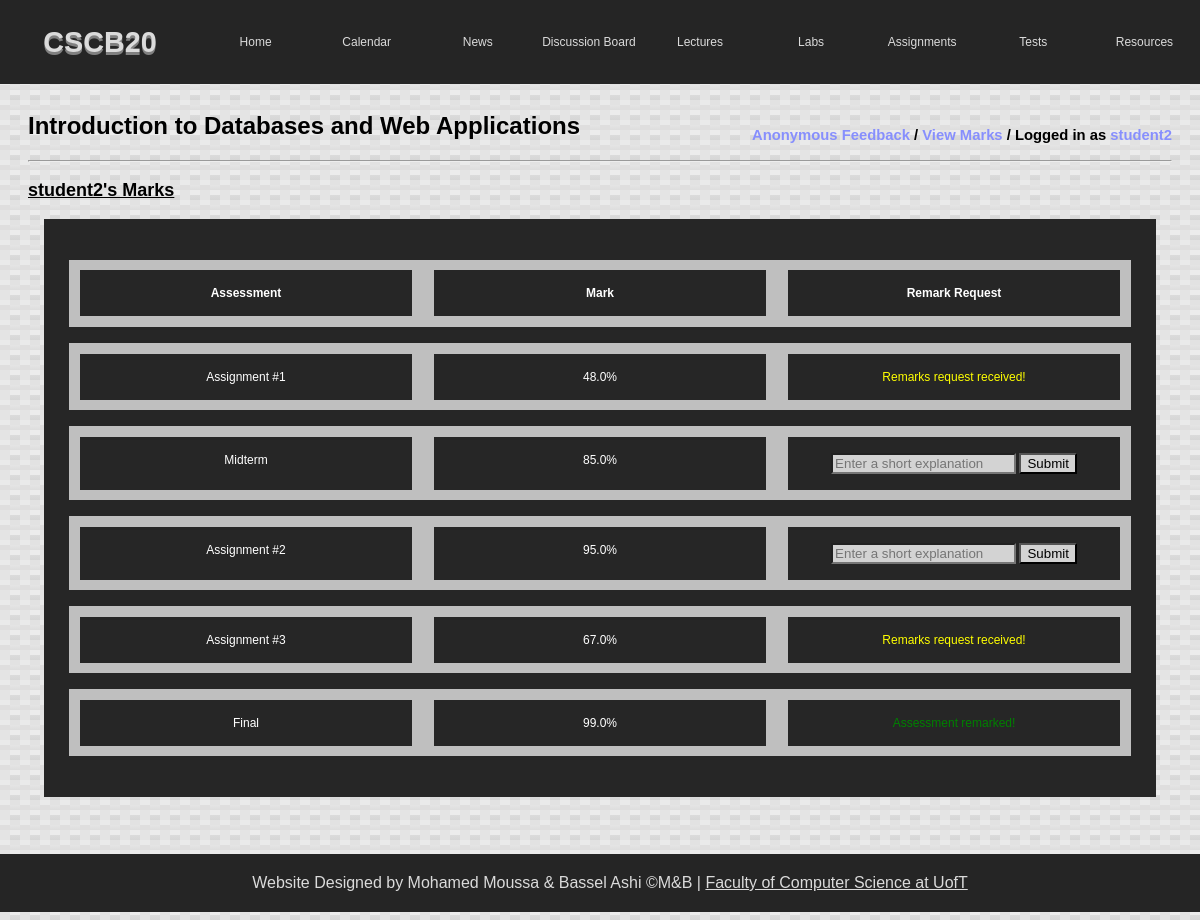
Page /mymarks (signed in) on the committed database.
### tables this page shows
CREATE TABLE "remarks" (
	"id"	INTEGER PRIMARY KEY AUTOINCREMENT,
	"mark_id"	INTEGER,
	"done"	INTEGER,
	"reason"	TEXT
);

CREATE TABLE "assessments" (
	"id"	INTEGER PRIMARY KEY AUTOINCREMENT,
	"title"	TEXT
);

CREATE TABLE "marks" (
	"id"	INTEGER PRIMARY KEY AUTOINCREMENT,
	"user_id"	INTEGER,
	"assessment_id"	INTEGER,
	"percentage"	REAL,
	FOREIGN KEY("user_id") REFERENCES "users"("id"),
	FOREIGN KEY("assessment_id") REFERENCES "assessments"("id")
);

### app.py (the view)
@app.route('/mymarks')
def mymarks():
    username = session.get('user')
    if username is None:
        return redirect('login')
    roleid = getRank(username)
    if roleid != '2':
        return redirect('index')
    userId = getUserId(username)
    marks = getMarks(userId)
    return render_template('mymarks.html', username=username, roleid=getRank(username), marks=marks)

### app.py (called while the page is built)
def get_db():
    db = getattr(g, '_database', None)
    if db is None:
        db = g._database = sqlite3.connect(DATABASE)
    return db

def query_db(query, args=(), one=False):
    cur = get_db().execute(query, args)
    rv = cur.fetchall()
    cur.close()
    return (rv[0] if rv else None) if one else rv

def make_dicts(cursor, row):
    return dict((cursor.description[idx][0], value)
                for idx, value in enumerate(row))

@app.teardown_appcontext
def close_connection(exception):
    db = getattr(g, '_database', None)
    if db is not None:
        db.close()

def getRank(username):
    db = get_db()
    db.row_factory = make_dicts
    user = query_db(
        "SELECT role_id FROM users WHERE username = ?", [username], one=True)
    return str(user['role_id'])

def getUserId(username):
    db = get_db()
    db.row_factory = make_dicts
    user = query_db(
        "SELECT id FROM users WHERE username = ?", [username], one=True)
    return str(user['id'])

def getMarks(user_id):
    db = get_db()
    db.row_factory = make_dicts
    marks = query_db(
        "SELECT m.id as mark_id, m.user_id, m.assessment_id, m.percentage, a.title, r.done FROM marks m LEFT JOIN assessments a on a.id = m.assessment_id LEFT JOIN remarks r on m.id = r.mark_id WHERE m.user_id = ?", [user_id], one=False)
    if len(marks) == 0:
        return None
    return marks

### templates/mymarks.html (shortened to what this page needs)
<!DOCTYPE html>
<html>
    <head>
        <link rel="stylesheet" type="text/css" href="{{ url_for('static',filename='styles/main.css') }}">
        <link rel="stylesheet" type="text/css" href="{{ url_for('static',filename='styles/mymarks.css') }}">
    </head>
    <body>
        <div class="header">
            <div class="logo">
                <h1>CSCB20</h1>
            </div>
            <div class="nav">
                <a class="nav-item" href="index">Home</a>
                <a class="nav-item" href="calendar">Calendar</a>
                <a class="nav-item" href="news">News</a>
                <a class="nav-item" href="https://piazza.com/class/k5l8ww7kz8l6f0">Discussion Board</a>
                <a class="nav-item" href="lectures">Lectures</a>
                <a class="nav-item" href="labs">Labs</a>
                <a class="nav-item" href="assignments">Assignments</a>
                <a class="nav-item" href="tests">Tests</a>
                <a class="nav-item" href="resources">Resources</a>
            </div>
        </div>
        <div class="pageContent">
            <div class="courseHeader">
                <h2>
                    Introduction to Databases and Web Applications
                    <p class="user">
                        {% if roleid == '2' %}
                        <a href="feedback">Anonymous Feedback</a>
                        /
                        <a href="mymarks">View Marks</a>
                        {% else %}
                        <a href="studentfeedback">Student Feedback</a>
                        /
                        <a href="studentmarks">Student Marks</a>
                        {% endif %}
                        /
                        Logged in as
                        <a href="logout">{{ username }}</a>
                    </p>
                </h2>
                <hr>
            </div>
            <section id="marksDisplayed">
                <h3>
                    {{ username }}'s Marks
                </h3>
            </section>
            {% if marks == None %}
            <p>There are no current available marks yet!</p>
            {% else %}
            <section id="table">
                <div class="table">
                    <div class="wrap">
                        <div class="row">
                            <ul class="titles">
                                <li class="week"><strong>Assessment</strong></li>
                                <li class="lab"><strong>Mark</strong></li>
                                <li class="solutions"><strong>Remark Request</strong></li>
                            </ul>
                        </div>
                        <form action="{{ url_for('submitremark') }}" method="POST">
                            {% for mark in marks %}
                            <div class="row">
                                <ul>
                                    <li class="assessment">{{mark['title']}}</li>
                                    <li class="mark">{{mark['percentage']}}%</li>
                                    <li class="remark">
                                        {% if mark['done'] is none %}
                                        <input class="remarkText" name="reason{{mark['mark_id']}}"
                                            placeholder="Enter a short explanation">
                                        <button class="remarkBtn" name="submit"
                                            value="{{mark['mark_id']}}">Submit</button>
                                        {% elif mark['done'] == 0 %}
                                        <span style="color: yellow;">Remarks request received!</span>
                                        {% elif mark['done'] == 1 %}
                                        <span style="color: green;">Assessment remarked!</span>
                                        {% endif %}
                                    </li>
                                </ul>
                            </div>
                            {% endfor %}
                        </form>
                    </div>
                </div>
            </section>
            {% endif %}
        </div>
        <div class="footer">
            Website Designed by Mohamed Moussa & Bassel Ashi &copy;M&B |
            <a target="_blank" href="https://www.utsc.utoronto.ca/cms/computer-science-1">Faculty of Computer Science at
                UofT</a>
        </div>
    </body>

### static/styles/main.css (style rules this page uses)
body { background: linear-gradient(27deg, #eaeaea 5px, transparent 5px) 0 5px, linear-gradient(207deg, #eaeaea 5px, transparent 5px) 10px 0px, linear-gradient(27deg, #dfdede 5px, transparent 5px) 0px 10px, linear-gradient(207deg, #dfdede 5px, transparent 5px) 10px 5px, linear-gradient(90deg, #e4e4e4 10px, transparent 10px), linear-gradient(#e2e2e2 25%, #e5e5e5 25%, #dddddd 50%, transparent 50%, transparent 75%, #dbdbdb 75%, #d6d6d6); background-color: #ececec; background-size: 20px 20px; font-family: Verdana, Geneva, Tahoma, sans-serif; }
.logo { font-family: Arial, Helvetica, sans-serif; font-weight: bold; font-size: 1.2vw; flex: 1; text-align: center; text-shadow: 0 3px #808080; color: #dbdbdb; }
.header { position: fixed; display: flex; flex-wrap: wrap; align-items: center; overflow: hidden; top: 0; left: 0; width: 100%; justify-content: center; background-color: #252525; }
.nav { flex: 5; text-align: left; display: flex; flex-wrap: wrap; }
.nav a:link { text-decoration: none; }
.nav-item { flex: 1; flex-grow: 1; text-align: center; color: #dbdbdb; padding: 35px 0px 35px 0px; font-size: 1vw; }
.footer { background-color: #252525; color: #dbdbdb; padding: 20px; margin-left: -10px; text-align: center; left: 0; width: 100%; font-size: 2vh; position: absolute; bottom: 0; }
.footer a { color: #dbdbdb; }
p { font-size: 1.85vh; }
h2 { font-size: 3vh; }
h3 { text-decoration: underline; font-size: 2.25vh; }
li { margin: 1.32vh; font-size: 1.85vh; }
.courseHeader { display: inline; }
.user { float: right; vertical-align: middle; }

### static/styles/mymarks.css (style rules this page uses)
body { position: relative; min-height: calc(var(--vh, 1vh) * 100); overflow-x: hidden; padding: 0; }
.pageContent { margin-top: 7.0rem; padding-bottom: 5.0rem; padding-left: 20px; padding-right: 20px; }
.pageContent a:link { color: #878ffd; text-decoration: none; }
.table { background-color: #262626; box-sizing: border-box; margin: 16px; display: flex; padding: 25px; align-items: center; text-align: center; justify-content: center; }
.wrap { flex: 1; }
.wrap li { flex:1; display: inline; padding: 0; }
.row { background-color: #bfbfbf; padding: 0; transition: .4s; }
.row li { background-color: #262626; padding: 16px; color: #fff; font-family: Verdana, Geneva, Tahoma, sans-serif; font-size: 1vw; text-align: center; justify-content: center; align-items: center; }
.row ul { display: flex; padding: 0; }
.remarkBtn { transition-duration: 0.3s; background-color: lightgray; outline: none; }
.remarkText { outline:none; background-color: lightgray; }

### rows in the picture
remarks: title "Assignment #1", percentage "48.0", done "Remarks request received!"
marks: title "Midterm", percentage "85.0", {{ mark['mark_id'] }} 7 (drawn)
marks: title "Assignment #2", percentage "95.0", {{ mark['mark_id'] }} 8 (drawn)
remarks: title "Assignment #3", percentage "67.0", done "Remarks request received!"
remarks: title "Final", percentage "99.0", done "Assessment remarked!"

### other values in the picture
{{ username }} "student2"
